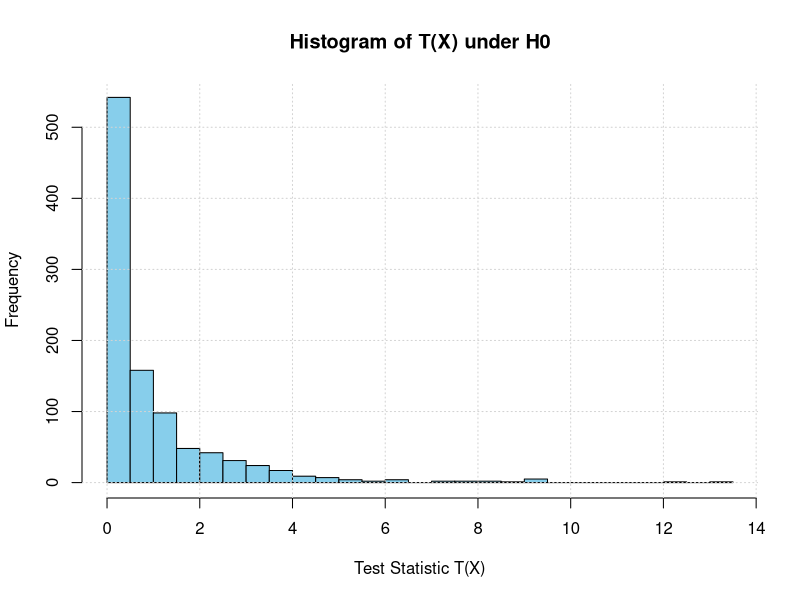
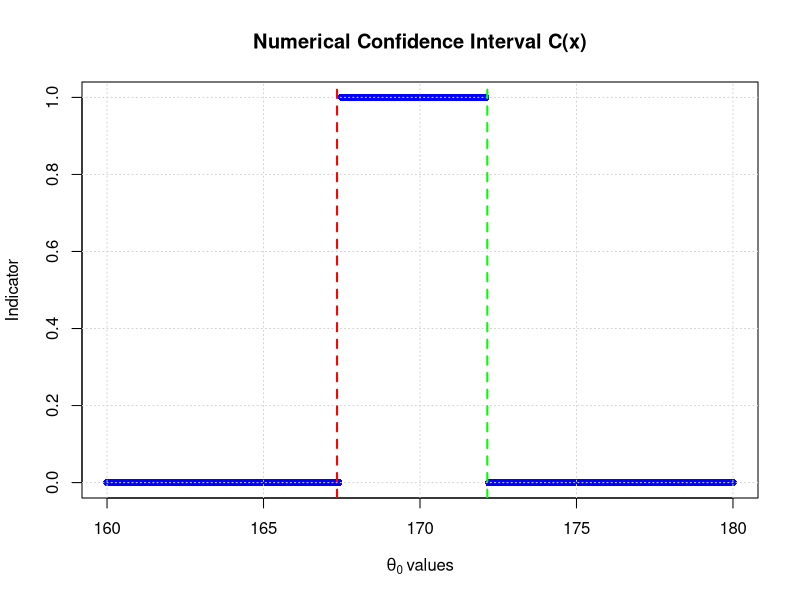
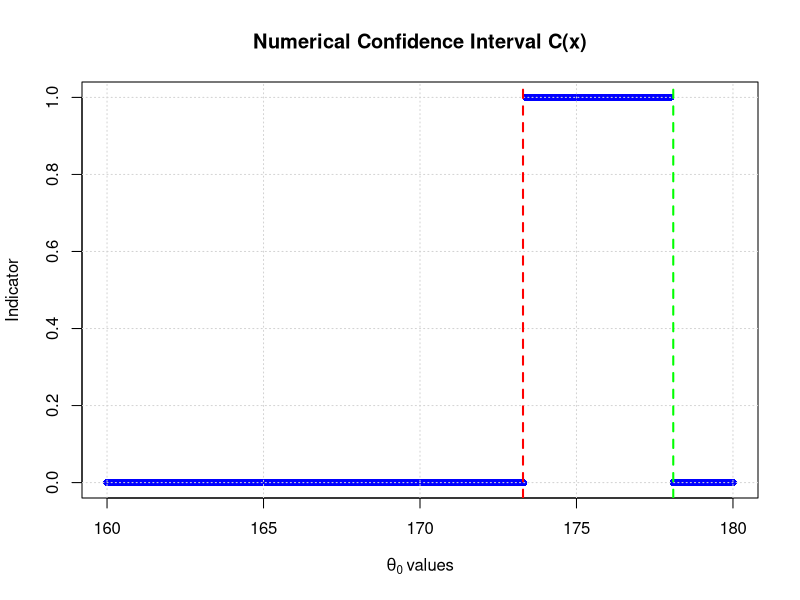

Generate these figures, in order, with R:
rm(list = ls())
# Set the random seed for reproducibility
set.seed(2024)

# Given parameters
theta_0 <- 175
sigma_squared <- 6
sigma <- sqrt(sigma_squared)
n <- 4
alpha <- 0.05
M <- 1000  # Number of simulations

# Initialize a vector to store the test statistics
T_values <- numeric(M)

# Simulation loop
for (m in 1:M) {
  # Draw a sample under H0: theta = theta_0
  x_m <- rnorm(n, mean = theta_0, sd = sigma)
  # Compute the sample mean
  x_bar_m <- mean(x_m)
  # Compute the test statistic T(x^m)
  T_m <- (n / sigma_squared) * (x_bar_m - theta_0)^2
  # Store the test statistic
  T_values[m] <- T_m
}

# Plot the histogram of T_values
hist(T_values, breaks = 30, col = 'skyblue', border = 'black', freq = TRUE,
     main = 'Histogram of T(X) under H0', xlab = 'Test Statistic T(X)')
grid()

# Sort the test statistics and find the critical value c_alpha
T_values_sorted <- sort(T_values)
c_alpha_index <- ceiling(M * (1 - alpha))
c_alpha <- T_values_sorted[c_alpha_index]

cat(sprintf('Numerical approximation of c_alpha: %.4f\n', c_alpha))

# Analytical critical value
c_alpha_analytical <- qchisq(1 - alpha, df = 1)
cat(sprintf('Analytical c_alpha from chi-squared distribution: %.4f\n', c_alpha_analytical))

# Compare the numerical and analytical critical values
difference <- abs(c_alpha - c_alpha_analytical)
cat(sprintf('Difference between numerical and analytical c_alpha: %.4f\n', difference))





rm(list = ls())
# Set the random seed for reproducibility
set.seed(42)

# Given data
x <- c(178, 161, 168, 172)
n <- length(x)
sigma_squared <- 6
sigma <- sqrt(sigma_squared)
alpha <- 0.05
M <- 1000  # Number of simulations

# Grid of θ₀ values
T_values <- seq(160, 180, by = 0.1)
vc <- numeric(length(T_values))

for (i in seq_along(T_values)) {
  theta_0 <- T_values[i]
  # Step 1: Simulate c_alpha(θ₀)
  T_m <- numeric(M)
  for (m in 1:M) {
    # Simulate data under H₀: θ = θ₀
    x_m <- rnorm(n, mean = theta_0, sd = sigma)
    # Compute T(x^m; θ₀)
    T_m_value <- (n / sigma_squared) * (mean(x_m) - theta_0)^2
    T_m[m] <- T_m_value
  }
  # Determine c_alpha(θ₀) as the 95th percentile
  T_m_sorted <- sort(T_m)
  c_alpha_theta_index <- ceiling(M * (1 - alpha))
  c_alpha_theta <- T_m_sorted[c_alpha_theta_index]
  
  # Step 2: Compute T(x; θ₀) for the actual data
  x_bar <- mean(x)
  T_x_theta <- (n / sigma_squared) * (x_bar - theta_0)^2
  
  # Record 1 if θ₀ ∈ C(x), else 0
  if (T_x_theta < c_alpha_theta) {
    vc[i] <- 1
  } else {
    vc[i] <- 0
  }
}

theta_in_Cx <- T_values[vc == 1]
if (length(theta_in_Cx) > 0) {
  numerical_Cx <- c(min(theta_in_Cx), max(theta_in_Cx))
  cat(sprintf("Numerical Confidence Interval C(x): [%.2f, %.2f]\n",
              numerical_Cx[1], numerical_Cx[2]))
} else {
  cat("No values of θ₀ are included in the numerical confidence interval C(x).\n")
}

# Plotting C(x)
plot(T_values, vc, type = "p", col = "blue", pch = 16,
     main = "Numerical Confidence Interval C(x)",
     xlab = expression(theta[0] ~ "values"),
     ylab = "Indicator")
grid()

# Analytical Confidence Interval for comparison
c_alpha <- qchisq(1 - alpha, df = 1)
margin <- sqrt((c_alpha * sigma_squared) / n)
analytical_Cx <- c(x_bar - margin, x_bar + margin)

# Add analytical confidence interval boundaries to the plot
abline(v = analytical_Cx[1], col = 'red', lty = 2, lwd = 2)
abline(v = analytical_Cx[2], col = 'green', lty = 2, lwd = 2)

cat(sprintf("Numerical C(x): [%.2f, %.2f]\n", numerical_Cx[1], numerical_Cx[2]))
cat(sprintf("Analytical C(x): [%.2f, %.2f]\n",
            analytical_Cx[1], analytical_Cx[2]))


# Clear workspace
rm(list = ls())

# Set the random seed for reproducibility
set.seed(2024)

# Parameter settings
M <- 1000  # Number of simulations
alpha <- 0.05  # Significance level
n <- 4  # Sample size
sigma_squared <- 6  # Known variance
sigma <- sqrt(sigma_squared)
theta_values <- seq(160, 180, by = 0.1)  # Range of θ₀ values
vc <- numeric(length(theta_values))  # Vector to record results

# Generate sample x
theta_true <- 175  # True value of θ
x <- rnorm(n, mean = theta_true, sd = sigma)
x_bar <- mean(x)

# Main loop: compute for each θ₀
for (idx in seq_along(theta_values)) {
  theta_0 <- theta_values[idx]
  
  # Step 1: Simulate M samples x^m ~ N(θ₀, σ²)
  T_values <- numeric(M)
  for (m in 1:M) {
    x_m <- rnorm(n, mean = theta_0, sd = sigma)
    x_bar_m <- mean(x_m)
    # Compute the test statistic T(x^m)
    T_m <- (n / sigma_squared) * (x_bar_m - theta_0)^2
    T_values[m] <- T_m
  }
  
  # Step 2: Sort and find critical value c_alpha(θ₀)
  T_values_sorted <- sort(T_values)
  c_alpha_theta <- T_values_sorted[ceiling(M * (1 - alpha))]
  # Or use quantile function
  # c_alpha_theta <- quantile(T_values, probs = 1 - alpha)
  
  # Step 5: Compute test statistic T(x; θ₀) for sample x
  T_x_theta <- (n / sigma_squared) * (x_bar - theta_0)^2
  
  # Determine whether θ₀ is in the confidence interval
  if (T_x_theta < c_alpha_theta) {
    vc[idx] <- 1  # θ₀ is in the confidence interval
  } else {
    vc[idx] <- 0  # θ₀ is not in the confidence interval
  }
}

# Numerical Confidence Interval
theta_in_Cx <- theta_values[vc == 1]
if (length(theta_in_Cx) > 0) {
  numerical_Cx <- c(min(theta_in_Cx), max(theta_in_Cx))
} else {
  cat("No values of θ₀ are included in the numerical confidence interval C(x).\n")
}

# Analytical Confidence Interval for comparison
c_alpha <- qchisq(1 - alpha, df = 1)
margin <- sqrt((c_alpha * sigma_squared) / n)
analytical_Cx <- c(x_bar - margin, x_bar + margin)


# Plotting C(x)
plot(theta_values, vc, type = "p", col = "blue", pch = 16,
     main = "Numerical Confidence Interval C(x)",
     xlab = expression(theta[0] ~ "values"),
     ylab = expression(Indicator))
grid()

# Add analytical confidence interval boundaries to the plot
abline(v = analytical_Cx[1], col = 'red', lty = 2, lwd = 2)
abline(v = analytical_Cx[2], col = 'green', lty = 2, lwd = 2)

# Add legend
#legend('topright', legend = c('Analytical CI Lower Bound', 'Analytical CI Upper Bound'),
#       col = c('red', 'green'), lty = 2, lwd = 2)

cat(sprintf("Numerical Confidence Interval C(x): [%.2f, %.2f]\n",
            numerical_Cx[1], numerical_Cx[2]))
cat(sprintf("Analytical Confidence Interval C(x): [%.2f, %.2f]\n",
            analytical_Cx[1], analytical_Cx[2]))
